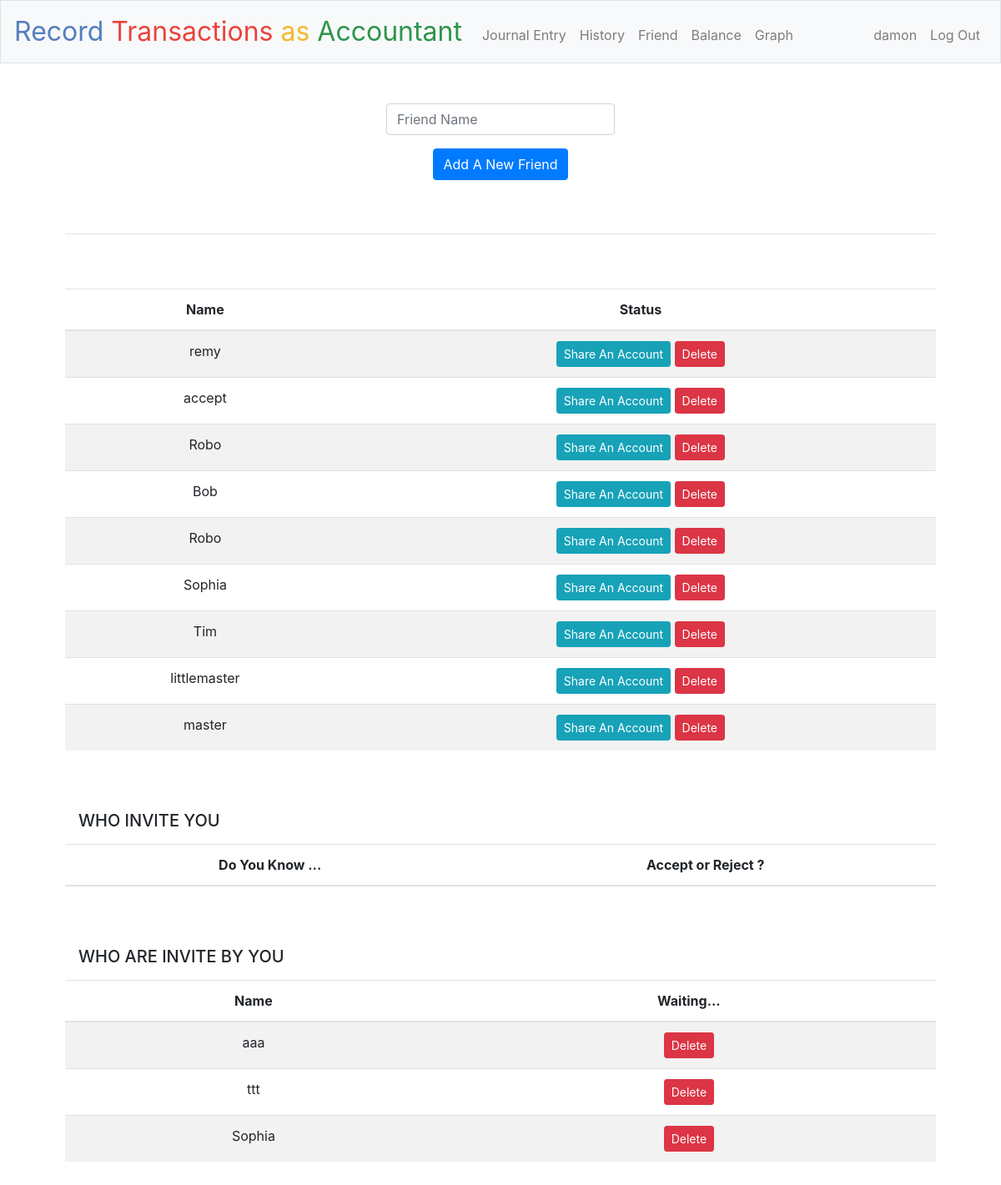
The app's page /friend (signed in) with its own data.
### tables this page shows
CREATE TABLE friends (
    id integer primary KEY,
    user_id integer,
    username text not null,
    status text not null,
    FOREIGN KEY(user_id) REFERENCES users(id)
);

### application.py (the view)
@app.route("/friend", methods=["GET", "POST"])
@login_required
def friend():
    if request.method == "POST":
        friendname = request.form.get("username")
        if friendname == session["user_name"]:
            return apology("cannot add yourself", 403)
        rows_users = db.execute("""SELECT username FROM users WHERE username = :friendname""",
                          friendname=friendname)
        print("確認users database是否有該成員")
        print(rows_users)
        if len(rows_users) != 1:
            return apology("invalid username", 403)
        rows_friends = db.execute("SELECT username, status FROM friends WHERE user_id = :user_id AND username = :friendname",
                          user_id=session["user_id"],
                          friendname=friendname
                          )
        print("如果好友資料找不到，代表尚未新增")
        print(rows_friends)
        if len(rows_friends) < 1:
            db.execute("""INSERT INTO friends (user_id,username,status) VALUES (:user_id,:username,:status) """,
                user_id = session["user_id"],
                username=friendname,
                status='Requested'
                )
            flash("Sent Successfully!")
            acceptfriends, requestfriends, rejectfriends, friendrequests = friendlist()
            return render_template("friend.html", acceptfriends=acceptfriends, requestfriends=requestfriends, rejectfriends=rejectfriends, friendrequests=friendrequests)
        else:
            return apology("Friend already exised or still pending", 403)
    else:
        acceptfriends, requestfriends, rejectfriends, friendrequests = friendlist()
        return render_template("friend.html", acceptfriends=acceptfriends, requestfriends=requestfriends, rejectfriends=rejectfriends, friendrequests=friendrequests)

### application.py (called while the page is built)
@app.after_request
def after_request(response):
    response.headers["Cache-Control"] = "no-cache, no-store, must-revalidate"
    response.headers["Expires"] = 0
    response.headers["Pragma"] = "no-cache"
    return response

### helpers.py (called while the page is built)
def login_required(f):
    @wraps(f)
    def decorated_function(*args, **kwargs):
        if session.get("user_id") is None:
            return redirect("/login")
        return f(*args, **kwargs)
    return decorated_function

### templates/friend.html (shortened to what this page needs)
{% extends "layout.html" %}
{% block main %}
    <form action = "/friend" method = "post">
        <div class="form-group">
            <input autocomplete="off" autofocus class="form-control" name="username" placeholder="Friend Name" type="text">
        </div>
            <button class="btn btn-primary" type="submit">Add A New Friend</button>
    </form>
    <br></br>
    <hr class="style-one-line" />
    <br></br>
    <div>
    <form action = "/deletefriend" method = "post">
        <table class="table table-striped">
            <thead>
                <tr>
                    <th>Name</th>
                    <th>Status</th>
                </tr>
            </thead>
            <tbody>
                {% for acceptfriend in acceptfriends %}
                <tr>
                    <td>{{acceptfriend['username']}}</td>
                    <td>
                        <a  href="/add_account"><button name = "share" value = "{{acceptfriend['id']}}" type="submit" class="btn btn-info btn-sm">Share An Account</button></a>
                        <button name = "delete" value = "{{acceptfriend['id']}}" type="submit" class="btn btn-danger btn-sm">Delete</button>
                    </td>
                </tr>
                {% endfor %}
            </tbody>
        </table>
    </form>
    </div>
    <br></br>
    <h5 class="navbar navbar-expand-md navbar-light">WHO INVITE YOU</h5>
    <div>
        <table class="table table-striped">
            <thead>
                <tr>
                    <th>Do You Know ...</th>
                    <th>Accept or Reject ?</th>
                </tr>
            </thead>
        </table>
        <br></br>
        <h5 class="navbar navbar-expand-md navbar-light">WHO ARE INVITE BY YOU</h5>
        <form action = "/deletefriend" method = "post">
        <table class="table table-striped">
            <thead>
                <tr>
                    <th>Name</th>
                    <th>Waiting...</th>
                </tr>
            </thead>
            <tbody>
                {% for requestfriend in requestfriends %}
                <tr>
                    <td>{{requestfriend['username']}}</td>
                    <td>
                        <button name = "delete" value = "{{requestfriend['id']}}" type="submit" class="btn btn-danger btn-sm">Delete</button>
                    </td>
                </tr>
                {% endfor %}
            </tbody>
        </table>
        </form>
    </div>
{% endblock %}

### static/styles.css (style rules this page uses)
main .form-control { display: inline-block; width: auto; }
main table { text-align: center; }
hr.style-one-line { border: 0; height: 0; border-top: 1px solid rgba(0,0,0,0.1); border-bottom: 1px solid rgba(255,255,255,0.3); }

### records on screen
friends: username "remy", {{ acceptfriend['id'] }} 1 (drawn)
friends: username "accept", {{ acceptfriend['id'] }} 13 (drawn)
friends: username "Robo", {{ acceptfriend['id'] }} 21 (drawn)
friends: username "Bob", {{ acceptfriend['id'] }} 23 (drawn)
friends: username "Robo", {{ acceptfriend['id'] }} 24 (drawn)
friends: username "Sophia", {{ acceptfriend['id'] }} 26 (drawn)
friends: username "Tim", {{ acceptfriend['id'] }} 28 (drawn)
friends: username "littlemaster", {{ acceptfriend['id'] }} 30 (drawn)
friends: username "master", {{ acceptfriend['id'] }} 32 (drawn)
friends: username "aaa", {{ requestfriend['id'] }} 2 (drawn)
friends: username "ttt", {{ requestfriend['id'] }} 3 (drawn)
friends: username "Sophia", {{ requestfriend['id'] }} 12 (drawn)

### other values on screen
{{ session.user_name }} "damon"
